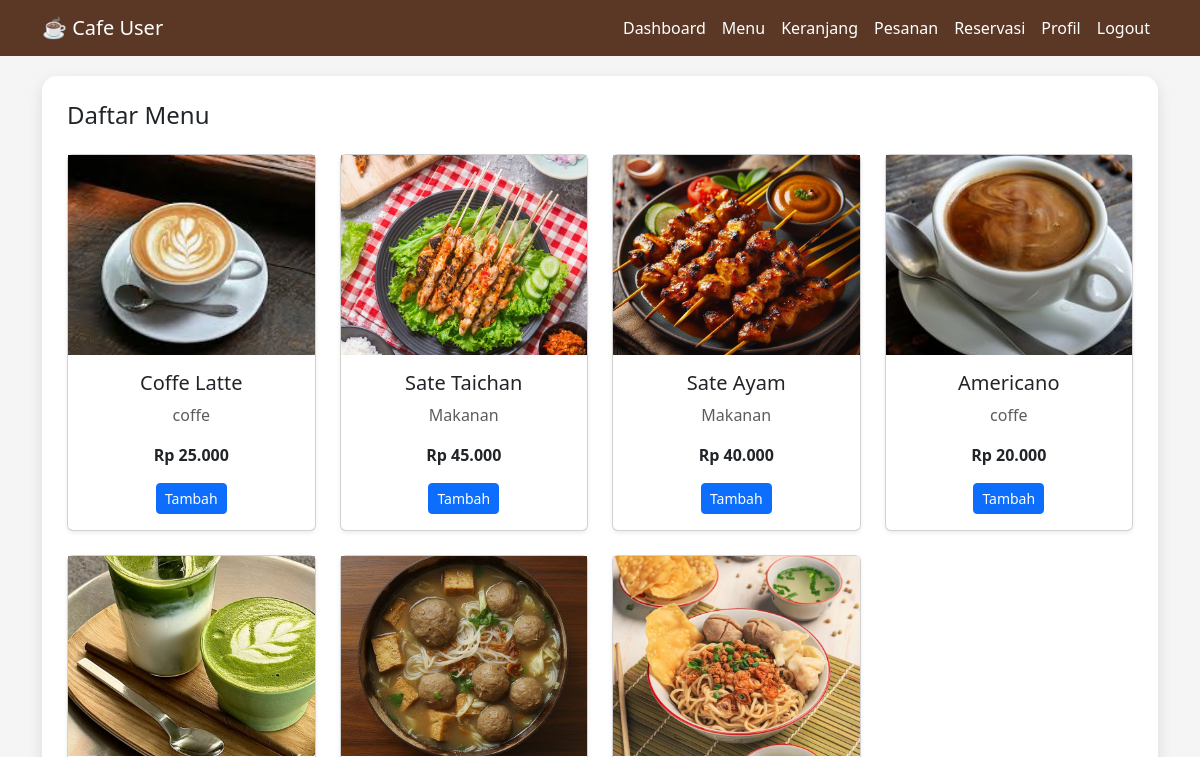
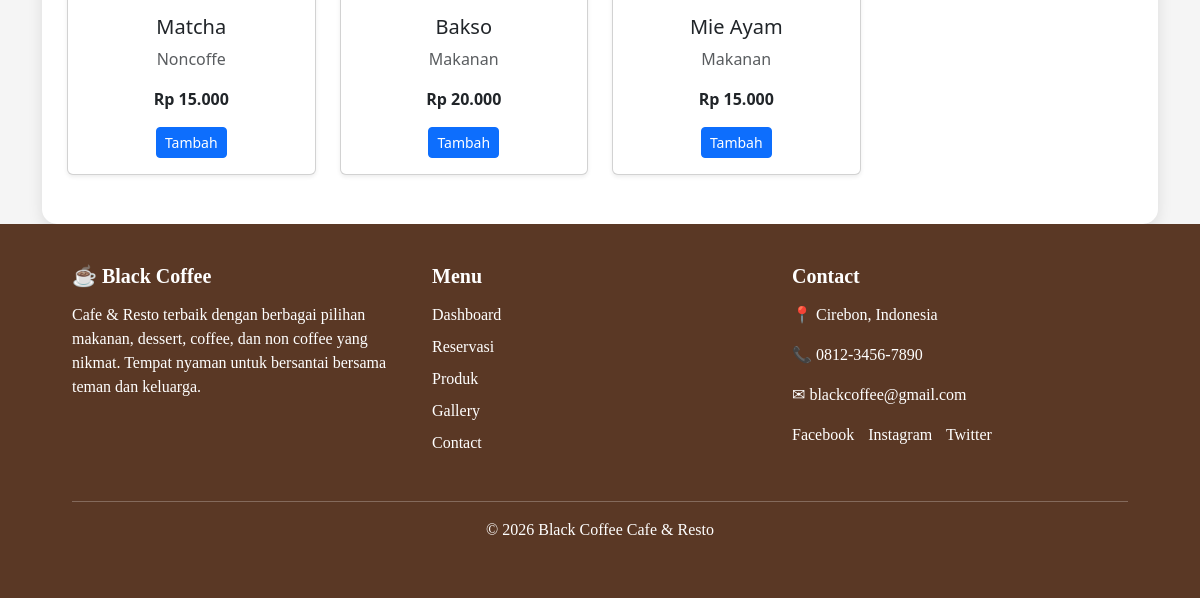
/user/dashboard.php?page=menu (signed in), run on an earlier commit of the app's database (2 pictures, top to bottom).
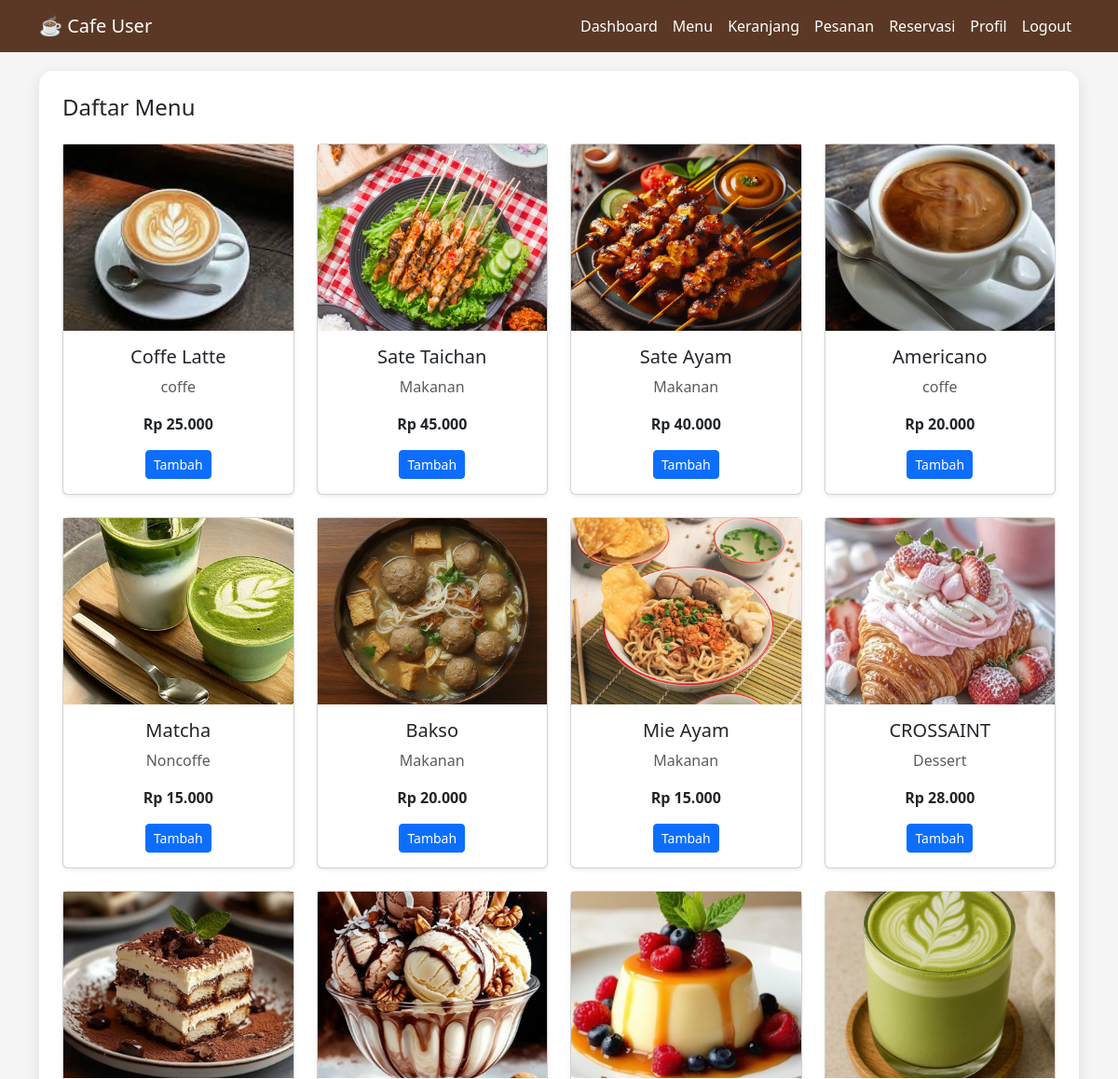
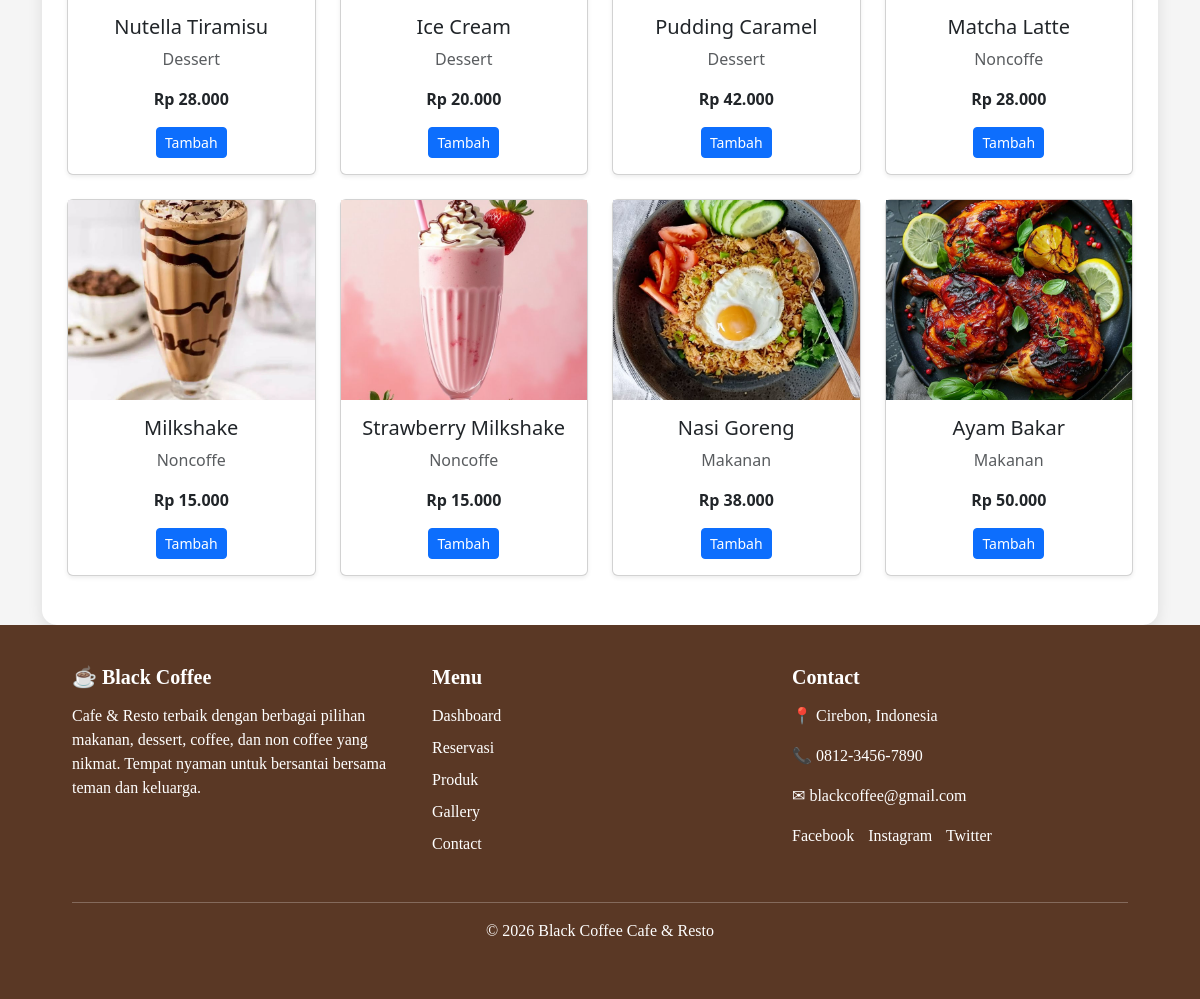
And on a later commit of the database (2 pictures, top to bottom).
### tables this page shows
CREATE TABLE `produk` (
  `id_produk` int(11) NOT NULL,
  `id_kategori` int(11) NOT NULL,
  `nama_produk` varchar(100) DEFAULT NULL,
  `harga` int(11) DEFAULT NULL,
  `gambar` varchar(255) DEFAULT NULL
);

CREATE TABLE `kategori` (
  `id_kategori` int(11) NOT NULL,
  `nama_kategori` varchar(100) DEFAULT NULL
);

### user/menu_produk.php (the view)
<?php
$produk = mysqli_query($conn, "
    SELECT produk.*, kategori.nama_kategori
    FROM produk
    LEFT JOIN kategori
    ON produk.id_kategori = kategori.id_kategori
");
?>
<div class="container-box">
<h4 class="mb-4">Daftar Menu</h4>
<div class="row">
<?php while($p = mysqli_fetch_assoc($produk)){ ?>
<div class="col-md-3 mb-4">
<div class="card shadow-sm">
<img src="../gambar/<?= $p['gambar']; ?>"
     style="height:200px; object-fit:cover;">
<div class="card-body text-center">
<h5><?= $p['nama_produk']; ?></h5>
<p class="text-muted">
<?= $p['nama_kategori'] ? $p['nama_kategori'] : 'Tanpa Kategori'; ?>
</p>
<p><b>Rp <?= number_format($p['harga'],0,',','.'); ?></b></p>
<a href="tambah_keranjang.php?id_produk=<?= $p['id_produk']; ?>"
class="btn btn-primary btn-sm">
Tambah
</a>
</div>
</div>
</div>
<?php } ?>
</div>
</div>

What changed in the data, as far as the page shows it:
added produk: gambar (picture), nama_produk "CROSSAINT", id_kategori.nama_kategori "Dessert", harga "28.000"
added produk: gambar (picture), nama_produk "Nutella Tiramisu", id_kategori.nama_kategori "Dessert", harga "28.000"
added produk: gambar (picture), nama_produk "Ice Cream", id_kategori.nama_kategori "Dessert", harga "20.000"
added produk: gambar (picture), nama_produk "Pudding Caramel", id_kategori.nama_kategori "Dessert", harga "42.000"
added produk: gambar (picture), nama_produk "Matcha Latte", id_kategori.nama_kategori "Noncoffe", harga "28.000"
added produk: gambar (picture), nama_produk "Milkshake", id_kategori.nama_kategori "Noncoffe", harga "15.000"
added produk: gambar (picture), nama_produk "Strawberry Milkshake", id_kategori.nama_kategori "Noncoffe", harga "15.000"
added produk: gambar (picture), nama_produk "Nasi Goreng", id_kategori.nama_kategori "Makanan", harga "38.000"
added produk: gambar (picture), nama_produk "Ayam Bakar", id_kategori.nama_kategori "Makanan", harga "50.000"
